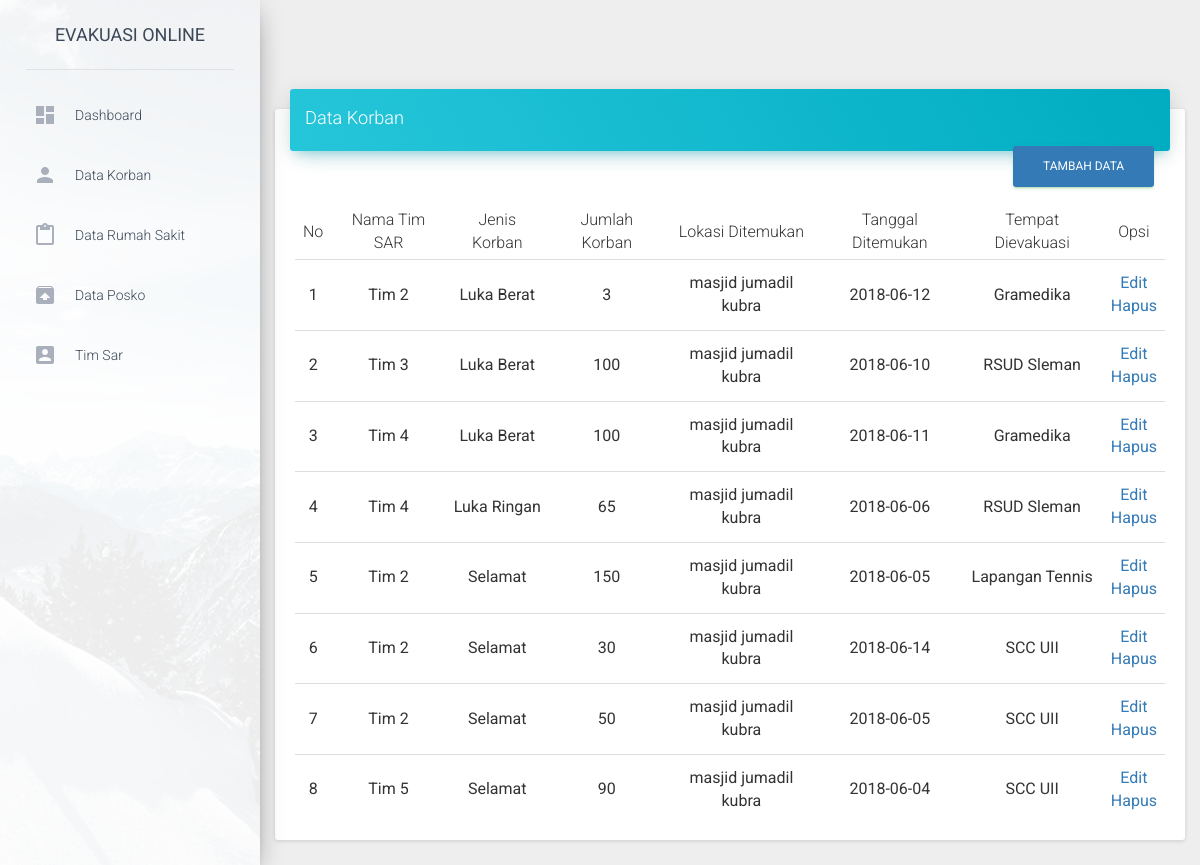
Page /index.php/korban_controller/datakorban on the committed database.
### tables this page shows
CREATE TABLE `korban` (
  `id_korban` int(100) NOT NULL,
  `id_timsar` int(50) DEFAULT NULL,
  `id_jenis` int(10) DEFAULT NULL,
  `jumlah_korban` int(100) NOT NULL,
  `lokasi_korban` varchar(100) NOT NULL,
  `tanggal_korban` date NOT NULL,
  `id_rs` int(10) DEFAULT NULL,
  `id_posko` int(100) DEFAULT NULL
);

CREATE TABLE `tim_sar` (
  `id_timsar` int(50) NOT NULL,
  `nama_timsar` varchar(11) NOT NULL,
  `no_hp` varchar(50) NOT NULL
);

CREATE TABLE `jenis_korban` (
  `id_jenis` int(10) NOT NULL,
  `nama_jenis` varchar(100) NOT NULL,
  `nilai_jenis` float NOT NULL
);

CREATE TABLE `rumah_sakit` (
  `id_rs` int(10) NOT NULL,
  `nama_rs` varchar(100) NOT NULL,
  `alamat_rs` varchar(100) NOT NULL,
  `ketersediaan_rs` int(100) NOT NULL,
  `jarak_rs` float NOT NULL
);

CREATE TABLE `posko` (
  `id_posko` int(100) NOT NULL,
  `nama_posko` varchar(100) NOT NULL,
  `alamat_posko` text NOT NULL,
  `ketersediaan_posko` int(100) NOT NULL,
  `jarak_posko` float NOT NULL
);

### application/controllers/korban_controller.php (called while the page is built, shortened)
<?php
class Korban_Controller extends CI_Controller {
public function __construct(){
		$this->load->library('session');
	}
public function datakorban(){
		$this->data['hasil'] = $this->korban_model->getKorban('korban');
		$this->load->view('korban/view_korban',$this->data);
	}
}

### index.php (called while the page is built, shortened)
<?php
require_once BASEPATH.'core/CodeIgniter.php';

### application/models/korban_model.php (called while the page is built, shortened)
 <?php
class Korban_model extends CI_Model {
	public function getKorban($table_name) {
		$query2=$this->db->query('SELECT korban.id_korban, tim_sar.nama_timsar id_timsar, jenis_korban.nama_jenis id_jenis, korban.jumlah_korban, korban.lokasi_korban , korban.tanggal_korban, posko.nama_posko id_posko, korban.id_rs
FROM korban
JOIN tim_sar ON korban.id_timsar = tim_sar.id_timsar
JOIN jenis_korban ON korban.id_jenis = jenis_korban.id_jenis
JOIN posko ON korban.id_posko = posko.id_posko
');
		$query=$this->db->query('SELECT korban.id_korban, tim_sar.nama_timsar id_timsar, jenis_korban.nama_jenis id_jenis, korban.jumlah_korban, korban.lokasi_korban ,korban.tanggal_korban, rumah_sakit.nama_rs id_rs, korban.id_posko
FROM korban
JOIN tim_sar ON korban.id_timsar = tim_sar.id_timsar
JOIN jenis_korban ON korban.id_jenis = jenis_korban.id_jenis
JOIN rumah_sakit ON korban.id_rs = rumah_sakit.id_rs
');
		if($query->num_rows()>0 || $query2->num_rows()>0) {
			$result = array_merge($query->result_array(), $query2->result_array());
		}
		return $result;
	}
}

### application/views/korban/view_korban.php (the view, shortened to what this page needs)
<html>
<head>
        <link href="<?php echo base_url(); ?>assets/css/bootstrap.min.css" rel="stylesheet" />
        <link href="<?php echo base_url(); ?>assets/css/material-dashboard.css?v=1.2.0" rel="stylesheet" />
        <link href="<?php echo base_url(); ?>assets/css/demo.css" rel="stylesheet" />
        <link href="http://maxcdn.bootstrapcdn.com/font-awesome/latest/css/font-awesome.min.css" rel="stylesheet">
</head>
<body>
<div class="wrapper">
            <div class="sidebar" data-color="blue" data-image="<?php echo base_url(); ?>assets/img/sidebar-1.jpg">
                <div class="logo">
                    <a href="#" class="simple-text">
                        Evakuasi Online
                    </a>
                </div>
                <div class="sidebar-wrapper">
                    <ul class="nav">
                        <li>
                            <a href="<?php echo base_url().'index.php/web_controller/web' ?>">
                                <i class="material-icons">dashboard</i>
                                <p>Dashboard</p>
                            </a>
                        </li>
                        <li>
                            <a href="<?php echo base_url().'index.php/korban_controller/datakorban' ?>">
                                <i class="material-icons">person</i>
                                <p>Data Korban</p>
                            </a>
                        </li>
                        <li>
                            <a href="<?php echo base_url().'index.php/rs_controller/datars' ?>">
                                <i class="material-icons">content_paste</i>
                                <p>Data Rumah Sakit</p>
                            </a>
                        </li>
                         <li>
                            <a href="<?php echo base_url().'index.php/posko_controller/datapsk' ?>">
                                <i class="material-icons">unarchive</i>
                                <p>Data Posko</p>
                            </a>
                        </li>
                         <li>
                            <a href="<?php echo base_url().'index.php/timsar_controller/datatimsar' ?>">
                                <i class="material-icons">account_box</i>
                                <p>Tim Sar</p>
                            </a>
                        </li>
                    </ul>
                </div>
            </div>
            <div class="main-panel">
                <nav class="navbar navbar-transparent navbar-absolute">
                </nav>
                <br><br><br><br>
    <div class="container-fluid">
        <div class="row">
            <div class="col-md-12">
                <div class="card">
                    <div class="card-header" data-background-color="blue">
                        <h4 class="title">Data Korban</h4>
                        <a href="<?php echo site_url('korban_controller/input_korban') ?>" class="btn btn-success pull-right">Tambah Data</a>
                    </div>
                    <div class="card-content table-responsive">
                        <table class="table">
                            <thead class="text-primary">
                                <tr><th style="text-align: center;">No</th>
                                    <th style="text-align: center;">Nama Tim SAR</th>
                                    <th style="text-align: center;">Jenis Korban</th>
                                    <th style="text-align: center;">Jumlah Korban</th>
                                    <th style="text-align: center;">Lokasi Ditemukan</th>
                                    <th style="text-align: center;">Tanggal Ditemukan</th>
                                    <th style="text-align: center;">Tempat Dievakuasi</th>
                                    <th style="text-align: center;">Opsi</th>
                                </tr>
                                <?php
                                  $no=1;
                                  foreach($hasil as $r){ ?>
                                  <tr style="text-align: center;">
                                    <td><?php echo $no++ ?></td>
                                    <td><?php echo $r['id_timsar'] ?></td>
                                    <td><?php echo $r['id_jenis'] ?></td>
                                    <td><?php echo $r['jumlah_korban'] ?></td>
                                    <td><?php echo $r['lokasi_korban'] ?></td>
                                    <td><?php echo $r['tanggal_korban'] ?></td>
                                    <td><?php if($r['id_posko']== null){
                                        echo $r['id_rs'];
                                        } else {
                                            echo $r['id_posko'];
                                        } ?></td>
                                    <td>
                                      <a href="<?php echo site_url('korban_controller/edit_korban/'.$r['id_korban']) ?>">Edit</a> <br>
                                      <a href="<?php echo site_url('korban_controller/delete/'.$r['id_korban']) ?>" onclick="return confirm('Apakah anda yakin akan menghapus data ini?')">Hapus</a>
                                    </td>
                                  </tr>
                                <?php } ?>
                            </thead>
                        </table>
                    </div>
                </div>
            </div>
        </div>
    </div>
  </body>
</html>

### rows in the picture
korban: id_timsar.nama_timsar "Tim 2", id_jenis.nama_jenis "Luka Berat", jumlah_korban "3", lokasi_korban "masjid jumadil kubra", tanggal_korban "2018-06-12", id_rs.nama_rs "Gramedika"
korban: id_timsar.nama_timsar "Tim 3", id_jenis.nama_jenis "Luka Berat", jumlah_korban "100", lokasi_korban "masjid jumadil kubra", tanggal_korban "2018-06-10", id_rs.nama_rs "RSUD Sleman"
korban: id_timsar.nama_timsar "Tim 4", id_jenis.nama_jenis "Luka Berat", jumlah_korban "100", lokasi_korban "masjid jumadil kubra", tanggal_korban "2018-06-11", id_rs.nama_rs "Gramedika"
korban: id_timsar.nama_timsar "Tim 4", id_jenis.nama_jenis "Luka Ringan", jumlah_korban "65", lokasi_korban "masjid jumadil kubra", tanggal_korban "2018-06-06", id_rs.nama_rs "RSUD Sleman"
korban: id_timsar.nama_timsar "Tim 2", id_jenis.nama_jenis "Selamat", jumlah_korban "150", lokasi_korban "masjid jumadil kubra", tanggal_korban "2018-06-05", id_posko.nama_posko "Lapangan Tennis"
korban: id_timsar.nama_timsar "Tim 2", id_jenis.nama_jenis "Selamat", jumlah_korban "30", lokasi_korban "masjid jumadil kubra", tanggal_korban "2018-06-14", id_posko.nama_posko "SCC UII"
korban: id_timsar.nama_timsar "Tim 2", id_jenis.nama_jenis "Selamat", jumlah_korban "50", lokasi_korban "masjid jumadil kubra", tanggal_korban "2018-06-05", id_posko.nama_posko "SCC UII"
korban: id_timsar.nama_timsar "Tim 5", id_jenis.nama_jenis "Selamat", jumlah_korban "90", lokasi_korban "masjid jumadil kubra", tanggal_korban "2018-06-04", id_posko.nama_posko "SCC UII"
